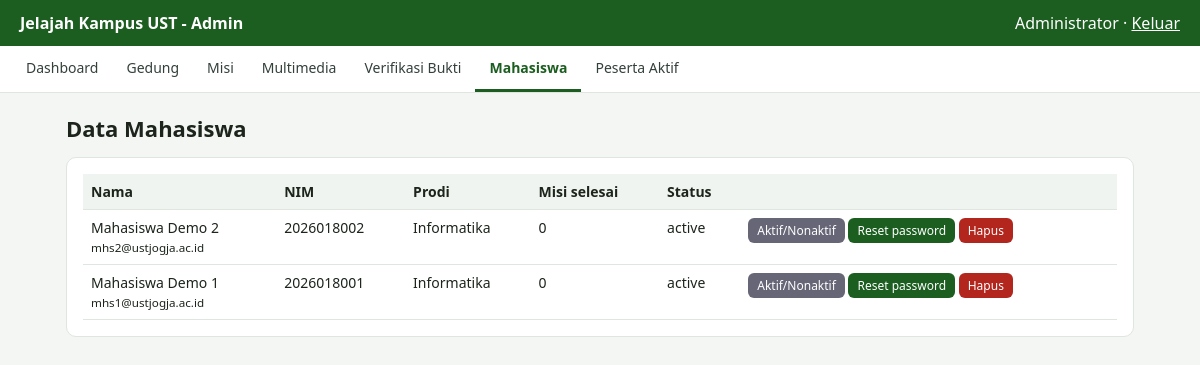
The app's page /admin/students.php (signed in) with its own data.
### tables this page shows
CREATE TABLE users (
  id INT AUTO_INCREMENT PRIMARY KEY,
  name VARCHAR(100) NOT NULL,
  email VARCHAR(100) NOT NULL UNIQUE,
  password_hash VARCHAR(255) NOT NULL,
  role ENUM('student','admin') NOT NULL DEFAULT 'student',
  status ENUM('active','inactive') NOT NULL DEFAULT 'active',
  api_token VARCHAR(64) NULL,
  created_at DATETIME NOT NULL DEFAULT CURRENT_TIMESTAMP
);

### admin/students.php (the view, shortened to what this page needs)
<?php
require_once __DIR__ . '/_layout.php';
$r = $db->query("SELECT u.id, u.name, u.email, u.status, st.nim, st.program_study,
                 (SELECT COUNT(*) FROM progresses p JOIN mission_sessions s ON s.id=p.session_id
                   WHERE s.student_id=st.id AND p.completion_status='completed') AS done
                 FROM users u JOIN students st ON st.user_id=u.id ORDER BY u.id DESC");
echo '<div class="card"><table><tr><th>Nama</th><th>NIM</th><th>Prodi</th><th>Misi selesai</th><th>Status</th><th></th></tr>';
while ($u = $r->fetch_assoc()) {
    $uid = (int)$u['id'];
    echo '<tr><td>' . e($u['name']) . '<br><small>' . e($u['email']) . '</small></td><td>' . e($u['nim']) . '</td><td>' . e($u['program_study']) . '</td><td>' . (int)$u['done'] . '</td><td>' . e($u['status']) . '</td><td>'
       . '<form method="post" style="display:inline">' . csrf_field() . '<input type="hidden" name="user_id" value="' . $uid . '"><button class="btn sm gray" name="act" value="toggle">Aktif/Nonaktif</button> '
       . '<button class="btn sm" name="act" value="reset" onclick="return confirm(\'Reset password mahasiswa ini?\')">Reset password</button> '
       . '<button class="btn sm red" name="act" value="delete" onclick="return confirm(\'Hapus mahasiswa beserta seluruh datanya?\')">Hapus</button></form></td></tr>';
}
echo '</table></div>';

### admin/_layout.php (style rules this page uses)
:root { --p:#1b5e20;--bg:#f4f6f4;--line:#dfe5df }
* { box-sizing:border-box }
body { margin:0;font-family:system-ui,Segoe UI,Arial,sans-serif;background:var(--bg);color:#1c241c }
.card { background:#fff;border:1px solid var(--line);border-radius:10px;padding:16px;margin-bottom:16px }
table { width:100%;border-collapse:collapse;font-size:14px }
th,td { text-align:left;padding:8px;border-bottom:1px solid var(--line);vertical-align:top }
th { background:#f0f4f0 }
button,.btn { background:var(--p);color:#fff;border:0;border-radius:6px;padding:8px 14px;cursor:pointer;font:inherit;text-decoration:none;display:inline-block;font-size:14px }
.btn.red { background:#b3261e }
.btn.gray { background:#667 }
.btn.sm { padding:4px 9px;font-size:12px }

### records on screen
users: name "Mahasiswa Demo 2", email "mhs2@ustjogja.ac.id", nim "2026018002", program_study "Informatika", done "0", status "active"
users: name "Mahasiswa Demo 1", email "mhs1@ustjogja.ac.id", nim "2026018001", program_study "Informatika", done "0", status "active"

### other values on screen
$_SESSION['admin_name'] "Administrator"
$label "Dashboard"
$label "Gedung"
$label "Misi"
$label "Multimedia"
$label "Verifikasi Bukti"
$label "Mahasiswa"
$label "Peserta Aktif"
$title "Data Mahasiswa"
